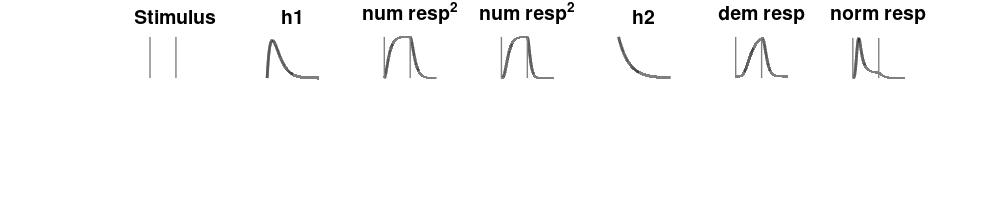

Reproduce this figure in MATLAB.

% -- Visualize model components

stimdur         = 1;

numTRs          = 11;
x_data          = 0:1:numTRs-1; 
samples         = 10000;
dt              = 1/samples; % in s

finer_t         = 0:1:4*samples; % model out to 4s (max duration is 1.6s)
t_length        = numTRs * samples;

normSum         = @(x) x./sum(x(:));

% Model parameters
tau             = 0.1;
sigma           = 0.2;
gain            = 1;
p1              = 4;
p2              = 7;
w               = 0.5;
n               = 2; % fixed to 2
tau2            = 0.2;

gray = repmat(0.5, [1,3]);

projectDir = fileparts(pwd);
figDir     = fullfile(projectDir, 'figures', 'modelSchematic');
if ~exist(figDir, 'dir'), mkdir(figDir); end

%%
fig = figure('Color', [1 1 1], 'Position', [30 300 1000 200]);
set(fig,'Units', 'Pixels', 'PaperPositionMode','Auto','PaperUnits','points','PaperSize',[800 390])

%Stimulus sequence
stimSeq         = finer_t > 0 & finer_t <= stimdur * samples;

subplot(2,7,1)
plot(finer_t, stimSeq, 'Color', gray, 'LineWidth', 1)
box off; axis off
xlim([0 2*samples])
title('Stimulus', 'FontSize', 14)

% set up h1, the impulse response function
h1_t            = x_data(1):dt:2;
h1              = gampdf(h1_t, 2, tau); % assume weight = 0;
h1              = normSum(h1);

subplot(2,7,2)
plot(h1, 'k', 'LineWidth', 2)
box off; axis off
xlim([0 samples])
title('h1', 'FontSize', 14)

% convolve with irf to create neural predictions
linResp         = conv(stimSeq, h1, 'full');
linResp         = linResp(1:length(finer_t));
numResp         = abs(linResp).^n;

subplot(2,7,3)
plot(finer_t, linResp, 'k', 'LineWidth', 2)
hold on,
plot(finer_t, stimSeq, 'Color', gray, 'LineWidth', 1)
box off; axis off
xlim([0 2*samples])
title('num resp^2', 'FontSize', 14)

subplot(2,7,4)
plot(finer_t, numResp, 'k', 'LineWidth', 2)
hold on,
plot(finer_t, stimSeq, 'Color', gray, 'LineWidth', 1)
box off; axis off
xlim([0 2*samples])
title('num resp^2', 'FontSize', 14)

% convolve with delayed response
h2_t = x_data(1):dt:2;
h2              = normSum(exp(-h2_t / tau2));
poolResp        = conv(numResp, h2, 'full');
poolResp        = poolResp(1:length(finer_t));
demResp         = sigma.^n + abs(poolResp).^n;

subplot(2,7,5)
plot(h2, 'k', 'LineWidth', 2)
box off; axis off
xlim([0 samples])
title('h2', 'FontSize', 14)

subplot(2,7,6)
plot(finer_t, demResp, 'k', 'LineWidth', 2)
hold on,
plot(finer_t, stimSeq, 'Color', gray, 'LineWidth', 1)
box off; axis off
xlim([0 2*samples])
title('dem resp', 'FontSize', 14)

% normalization response
normResp        = numResp ./ demResp;

subplot(2,7,7)
plot(normResp, 'k', 'LineWidth', 2)
hold on,
plot(finer_t, stimSeq * max(normResp), 'Color', gray, 'LineWidth', 1)
xlim([0 2*samples])
box off; axis off
title('norm resp', 'FontSize', 14)

print(gcf, fullfile(figDir, sprintf('delayedNormalization_modelSchematic')), '-dpdf')

